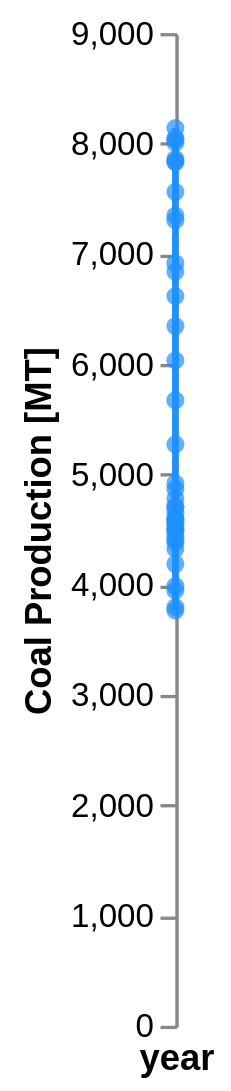

Vega-Lite specification for this chart:
### Vega-Lite specification from a JSON file in a GitHub repository (floating-point values rounded to 4 significant figures)
{"config": {"view": {"continuousWidth": 400, "continuousHeight": 300}}, "layer": [{"mark": {"type": "line", "color": "dodgerblue"}, "encoding": {"tooltip": [{"type": "temporal", "field": "year", "format": "%Y", "title": "year"}, {"type": "nominal", "field": "MT", "format": ".2f"}], "x": {"type": "temporal", "field": "year", "timeUnit": "year", "title": "year"}, "y": {"type": "quantitative", "field": "MT", "title": "Coal Production [MT]"}}, "height": 300, "width": "container"}, {"mark": {"type": "point", "color": "dodgerblue", "filled": true}, "encoding": {"tooltip": [{"type": "temporal", "field": "year", "format": "%Y", "title": "year"}, {"type": "nominal", "field": "MT", "format": ".2f"}], "x": {"type": "temporal", "field": "year", "timeUnit": "year", "title": "year"}, "y": {"type": "quantitative", "field": "MT", "title": "Coal Production [MT]"}}, "height": 300, "width": "container"}], "data": {"name": "data-dc3f80d52795951dfae7cf0519edcdca"}, "$schema": "https://vega.github.io/schema/vega-lite/v5.json", "datasets": {"data-dc3f80d52795951dfae7cf0519edcdca": [{"year": "1980-01-01T00:00:00", "MT": 3766.0}, {"year": "1981-01-01T00:00:00", "MT": 3795.0}, {"year": "1982-01-01T00:00:00", "MT": 3947.0}, {"year": "1983-01-01T00:00:00", "MT": 3986.0}, {"year": "1984-01-01T00:00:00", "MT": 4187.0}, {"year": "1985-01-01T00:00:00", "MT": 4384.0}, {"year": "1986-01-01T00:00:00", "MT": 4494.0}, {"year": "1987-01-01T00:00:00", "MT": 4606.0}, {"year": "1988-01-01T00:00:00", "MT": 4706.0}, {"year": "1989-01-01T00:00:00", "MT": 4780.0}, {"year": "1990-01-01T00:00:00", "MT": 4702.0}, {"year": "1991-01-01T00:00:00", "MT": 4537.0}, {"year": "1992-01-01T00:00:00", "MT": 4440.0}, {"year": "1993-01-01T00:00:00", "MT": 4324.0}, {"year": "1994-01-01T00:00:00", "MT": 4407.0}, {"year": "1995-01-01T00:00:00", "MT": 4486.0}, {"year": "1996-01-01T00:00:00", "MT": 4586.0}, {"year": "1997-01-01T00:00:00", "MT": 4590.0}, {"year": "1998-01-01T00:00:00", "MT": 4567.0}, {"year": "1999-01-01T00:00:00", "MT": 4507.0}, {"year": "2000-01-01T00:00:00", "MT": 4649.0}, {"year": "2001-01-01T00:00:00", "MT": 4866.0}, {"year": "2002-01-01T00:00:00", "MT": 4917.0}, {"year": "2003-01-01T00:00:00", "MT": 5272.0}, {"year": "2004-01-01T00:00:00", "MT": 5671.0}, {"year": "2005-01-01T00:00:00", "MT": 6032.0}, {"year": "2006-01-01T00:00:00", "MT": 6344.0}, {"year": "2007-01-01T00:00:00", "MT": 6615.0}, {"year": "2008-01-01T00:00:00", "MT": 6837.0}, {"year": "2009-01-01T00:00:00", "MT": 6914.0}, {"year": "2010-01-01T00:00:00", "MT": 7346.0}, {"year": "2011-01-01T00:00:00", "MT": 7836.0}, {"year": "2012-01-01T00:00:00", "MT": 8040.0}, {"year": "2013-01-01T00:00:00", "MT": 8139.0}, {"year": "2014-01-01T00:00:00", "MT": 8043.0}, {"year": "2015-01-01T00:00:00", "MT": 7831.0}, {"year": "2016-01-01T00:00:00", "MT": 7304.0}, {"year": "2017-01-01T00:00:00", "MT": 7560.0}, {"year": "2018-01-01T00:00:00", "MT": 7859.0}, {"year": "2019-01-01T00:00:00", "MT": 8008.0}]}}
